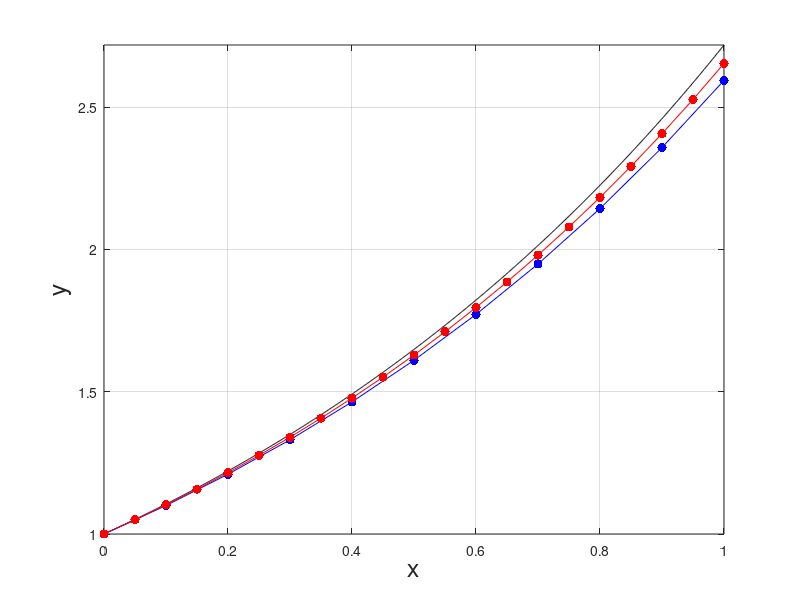

MATLAB code to generate this figure:
% SIMPLEEULERPLOT  plotting version of SIMPLEEULER

xx = 0:.001:1;   yy = exp(xx);         % hi-res plot of exact solution
plot(xx,yy,'k')
hold on,  xlabel('x','fontsize',18),  ylabel('y','fontsize',18)
for N = [10 20]
    h = 1.0 / N;
    x = 0:h:1;
    y = zeros(size(x));
    y(1) = 1;
    for n = 1:N
        y(n+1) = y(n) + h * y(n);      % this IS Euler's method
    end
    if N == 10
        plot(x,y,'b.-','markersize',20)
    else
        plot(x,y,'r.-','markersize',20)
    end
end
hold off,  axis tight,  grid on
print -dpdf simpleeuler.pdf
